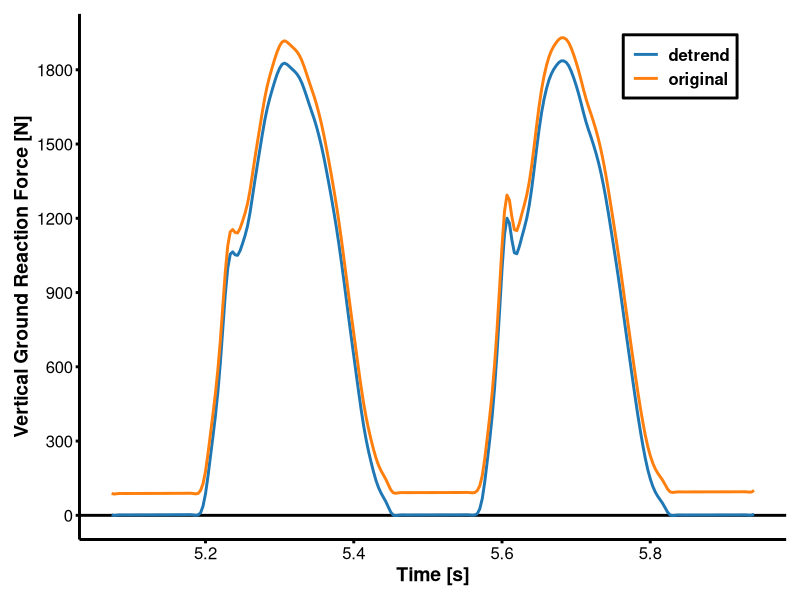
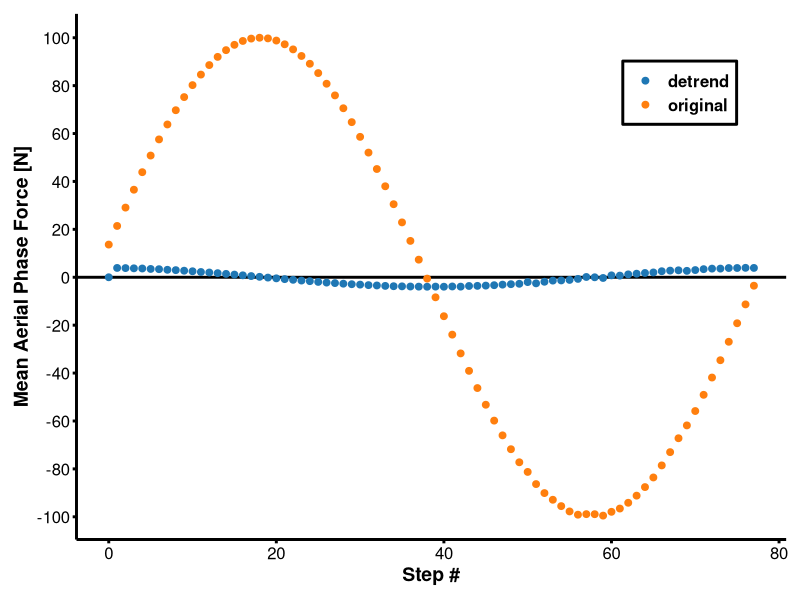

Write the R code that produced these figures, in order.
library(ggplot2)
library(ggthemes)
library(viridis)

data.raw = read.csv('detrend_plots_data.csv') #exported from sample.py [force_fd] and [GRF_filt]
head(data.raw)

data.raw$t = rep(seq(0.003333333,30, 1/300),2)

ggplot(data = data.raw[data.raw$frame <1782 & data.raw$frame > 1520,]) +
  geom_abline(intercept = 0, slope = 0, lwd = 1, alpha = 1)+
  geom_line((aes(x = t, y = force, color = signal)), alpha = 1, lwd = 1)+
  scale_color_tableau(palette = 'Classic 10')+
  scale_y_continuous('Vertical Ground Reaction Force [N]', breaks = seq(0,2000,300))+
  scale_x_continuous('Time [s]', breaks = seq(5,6,.2))+
  theme_classic()+
  theme(axis.line = element_line(size =1, color = 'black'),
        axis.ticks = element_line(size = 1, color = 'black'),
        axis.text = element_text(size = 12, color = 'black'),
        axis.title = element_text(size = 14, face = 'bold', color = 'black'),
        legend.position = c(.85,.9),
        legend.text = element_text(size = 12, face = 'bold', color = 'black'),
        legend.title = element_blank(),
        legend.key.width = unit(.3, 'in'),
        legend.background = element_rect(fill = alpha('white',0.8), size = 1, linetype = 'solid', color = 'black'),
        plot.margin = unit(c(10,10,10,10),'points'))

# ggsave('waveform.png',height = 4, width = 8, units = 'in')

data.mean = read.csv('means_plots_data.csv') #exported from sample.py [aerial_means_d]
head(data.mean)

ggplot(data = data.mean) +
  geom_abline(intercept = 0, slope = 0, lwd = 1, alpha = 1, color = 'black')+
  geom_point((aes(y = force, x = step, color = signal)), size = 2, alpha = 1)+
  scale_y_continuous('Mean Aerial Phase Force [N]', breaks = seq(-100,100,20))+
  scale_x_continuous('Step #')+
  scale_color_tableau(palette = 'Classic 10')+
  theme_classic()+
  theme(axis.line = element_line(size =1, color = 'black'),
        axis.ticks = element_line(size = 1, color = 'black'),
        axis.text = element_text(size = 12, color = 'black'),
        axis.title = element_text(size = 14, face = 'bold', color = 'black'),
        legend.position = c(.85,.85),
        legend.text = element_text(size = 12, face = 'bold', color = 'black'),
        legend.title = element_blank(),
        legend.key.width = unit(.3, 'in'),
        legend.background = element_rect(fill = alpha('white',0.8), size = 1, linetype = 'solid', color = 'black'),
        plot.margin = unit(c(10,10,10,10),'points'))

# ggsave('steps.png',height = 4, width = 8, units = 'in')
